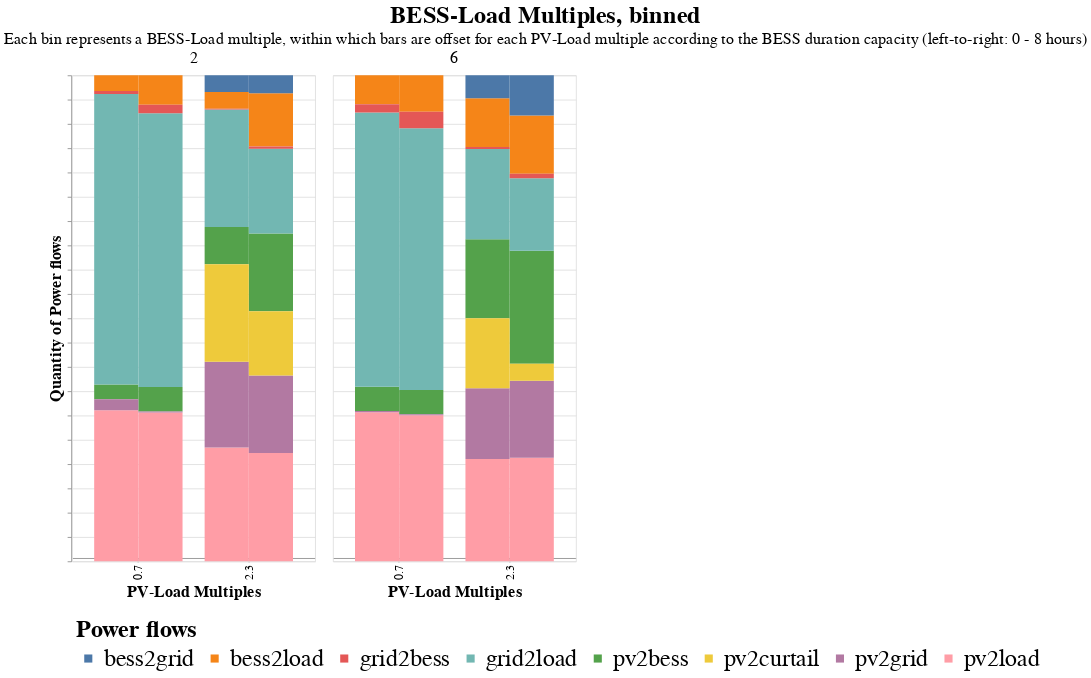

Notebook code cell kept with this figure:
### Code cell
# Select only the columns of interest
columns_of_interest = ['PV_Load_M', 'BESS_Load_M', 'T_BESS', 'pv2load', 'pv2bess', 'pv2grid', 'bess2load', 'bess2grid', 'grid2load', 'grid2bess', 'pv2curtail']
subset_data = results_env[columns_of_interest]

# Melt the DataFrame to long format
melted_data = subset_data.melt(id_vars=['PV_Load_M', 'BESS_Load_M', 'T_BESS'], var_name='source', value_name='value')

# Plot stacked bar chart
quant= alt.Chart(
    melted_data,
    title= alt.TitleParams(
        text= 'BESS-Load Multiples, binned',
        subtitle= 'Each bin represents a BESS-Load multiple, within which bars are offset for each PV-Load multiple according to the BESS duration capacity (left-to-right: 0 - 8 hours)',
        anchor= 'middle',
        fontSize= 30,
        subtitleFontSize= 20
    )
).mark_bar().encode(
    x=alt.X('PV_Load_M:O', title='PV-Load Multiples', axis=alt.Axis(offset= -5)),
    #x2=alt.X2('PV_Load_M:O', title='PV-Load Multiple'),# axis=alt.Axis(offset=-5)),
    #x=alt.X('T_BESS:N', title= 'BESS Duration', axis= alt.Axis(offset= -5)),
    xOffset= 'T_BESS:N',
    y=alt.Y('sum(value):Q', title='Quantity of Power flows', axis= alt.Axis(labels= False)).stack('normalize'),
    color=alt.Color('source:N', legend= alt.Legend(title= 'Power flows')),
    column= alt.Column('BESS_Load_M:N', title= '', header= alt.Header(labelFontSize= 20)),
    tooltip=['PV_Load_M', 'BESS_Load_M', 'T_BESS', 'source', 'value'],
    #size= alt.Size('T_BESS:Q').scale(domain= (-0.1, 2)),
    
).properties(
    width=300,
    height=600
).configure_axis(
    labelFontSize= 15,
    titleFontSize= 20,
).configure_legend(
    labelFontSize= 30,
    titleFontSize= 30,
    orient= 'bottom',
    padding= 5
)
# num= alt.Chart(melted_data).mark_bar().encode(
#     x=alt.X('PV_Load_M:O', title='PV-Load Multiple', axis=alt.Axis(offset=-5)),
#     y=alt.Y('sum(value):Q', title='Quantity'),
#     color='source:N',
#     column= alt.Column('BESS_Load_M:N', title= 'BESS-Load Multiple, binned'),
#     tooltip=['PV_Load_M', 'BESS_Load_M', 'source', 'value'],
#     size= alt.Size('T_BESS:N').scale(domain= (-0.1, 2))
# ).properties(
#     width=300,
#     height=600
# )

quant

### Figure 1 — Vega-Lite specification as saved in the notebook (floating-point values rounded to 4 significant figures)
{"config": {"view": {"continuousWidth": 300, "continuousHeight": 300}, "axis": {"labelFontSize": 15, "titleFontSize": 20}, "legend": {"labelFontSize": 30, "orient": "bottom", "padding": 5, "titleFontSize": 30}}, "data": {"name": "data-408318643f3da3c957ea3a3c9b8e534e"}, "mark": {"type": "bar"}, "encoding": {"color": {"field": "source", "legend": {"title": "Power flows"}, "type": "nominal"}, "column": {"field": "BESS_Load_M", "header": {"labelFontSize": 20}, "title": "", "type": "nominal"}, "tooltip": [{"field": "PV_Load_M", "type": "quantitative"}, {"field": "BESS_Load_M", "type": "quantitative"}, {"field": "T_BESS", "type": "quantitative"}, {"field": "source", "type": "nominal"}, {"field": "value", "type": "quantitative"}], "x": {"axis": {"offset": -5}, "field": "PV_Load_M", "title": "PV-Load Multiples", "type": "ordinal"}, "xOffset": {"field": "T_BESS", "type": "nominal"}, "y": {"aggregate": "sum", "axis": {"labels": false}, "field": "value", "stack": "normalize", "title": "Quantity of Power flows", "type": "quantitative"}}, "height": 600, "title": {"text": "BESS-Load Multiples, binned", "anchor": "middle", "fontSize": 30, "subtitle": "Each bin represents a BESS-Load multiple, within which bars are offset for each PV-Load multiple according to the BESS duration capacity (left-to-right: 0 - 8 hours)", "subtitleFontSize": 20}, "width": 300, "$schema": "https://vega.github.io/schema/vega-lite/v5.8.0.json", "datasets": {"data-408318643f3da3c957ea3a3c9b8e534e": [{"PV_Load_M": 0.7, "BESS_Load_M": 2.0, "T_BESS": 1.0, "source": "pv2load", "value": 6294878}, {"PV_Load_M": 0.7, "BESS_Load_M": 2.0, "T_BESS": 4.0, "source": "pv2load", "value": 6289270}, {"PV_Load_M": 0.7, "BESS_Load_M": 6.0, "T_BESS": 1.0, "source": "pv2load", "value": 6294878}, {"PV_Load_M": 0.7, "BESS_Load_M": 6.0, "T_BESS": 4.0, "source": "pv2load", "value": 6290468}, {"PV_Load_M": 2.3, "BESS_Load_M": 2.0, "T_BESS": 1.0, "source": "pv2load", "value": 8796130}, {"PV_Load_M": 2.3, "BESS_Load_M": 2.0, "T_BESS": 4.0, "source": "pv2load", "value": 8524440}, {"PV_Load_M": 2.3, "BESS_Load_M": 6.0, "T_BESS": 1.0, "source": "pv2load", "value": 8199405}, {"PV_Load_M": 2.3, "BESS_Load_M": 6.0, "T_BESS": 4.0, "source": "pv2load", "value": 8594996}, {"PV_Load_M": 0.7, "BESS_Load_M": 2.0, "T_BESS": 1.0, "source": "pv2bess", "value": 614833}, {"PV_Load_M": 0.7, "BESS_Load_M": 2.0, "T_BESS": 4.0, "source": "pv2bess", "value": 1036433}, {"PV_Load_M": 0.7, "BESS_Load_M": 6.0, "T_BESS": 1.0, "source": "pv2bess", "value": 1020238}, {"PV_Load_M": 0.7, "BESS_Load_M": 6.0, "T_BESS": 4.0, "source": "pv2bess", "value": 1035235}, {"PV_Load_M": 2.3, "BESS_Load_M": 2.0, "T_BESS": 1.0, "source": "pv2bess", "value": 2875335}, {"PV_Load_M": 2.3, "BESS_Load_M": 2.0, "T_BESS": 4.0, "source": "pv2bess", "value": 6122895}, {"PV_Load_M": 2.3, "BESS_Load_M": 6.0, "T_BESS": 1.0, "source": "pv2bess", "value": 6326449}, {"PV_Load_M": 2.3, "BESS_Load_M": 6.0, "T_BESS": 4.0, "source": "pv2bess", "value": 9387902}, {"PV_Load_M": 0.7, "BESS_Load_M": 2.0, "T_BESS": 1.0, "source": "pv2grid", "value": 461276}, {"PV_Load_M": 0.7, "BESS_Load_M": 2.0, "T_BESS": 4.0, "source": "pv2grid", "value": 45320}, {"PV_Load_M": 0.7, "BESS_Load_M": 6.0, "T_BESS": 1.0, "source": "pv2grid", "value": 55907}, {"PV_Load_M": 0.7, "BESS_Load_M": 6.0, "T_BESS": 4.0, "source": "pv2grid", "value": 45320}, {"PV_Load_M": 2.3, "BESS_Load_M": 2.0, "T_BESS": 1.0, "source": "pv2grid", "value": 6618312}, {"PV_Load_M": 2.3, "BESS_Load_M": 2.0, "T_BESS": 4.0, "source": "pv2grid", "value": 6100916}, {"PV_Load_M": 2.3, "BESS_Load_M": 6.0, "T_BESS": 1.0, "source": "pv2grid", "value": 5669749}, {"PV_Load_M": 2.3, "BESS_Load_M": 6.0, "T_BESS": 4.0, "source": "pv2grid", "value": 6414992}, {"PV_Load_M": 0.7, "BESS_Load_M": 2.0, "T_BESS": 1.0, "source": "bess2load", "value": 654656}, {"PV_Load_M": 0.7, "BESS_Load_M": 2.0, "T_BESS": 4.0, "source": "bess2load", "value": 1246446}, {"PV_Load_M": 0.7, "BESS_Load_M": 6.0, "T_BESS": 1.0, "source": "bess2load", "value": 1220889}, {"PV_Load_M": 0.7, "BESS_Load_M": 6.0, "T_BESS": 4.0, "source": "bess2load", "value": 1570414}, {"PV_Load_M": 2.3, "BESS_Load_M": 2.0, "T_BESS": 1.0, "source": "bess2load", "value": 1308012}, {"PV_Load_M": 2.3, "BESS_Load_M": 2.0, "T_BESS": 4.0, "source": "bess2load", "value": 4183670}, {"PV_Load_M": 2.3, "BESS_Load_M": 6.0, "T_BESS": 1.0, "source": "bess2load", "value": 3911220}, {"PV_Load_M": 2.3, "BESS_Load_M": 6.0, "T_BESS": 4.0, "source": "bess2load", "value": 4820588}, {"PV_Load_M": 0.7, "BESS_Load_M": 2.0, "T_BESS": 1.0, "source": "bess2grid", "value": 0}, {"PV_Load_M": 0.7, "BESS_Load_M": 2.0, "T_BESS": 4.0, "source": "bess2grid", "value": 0}, {"PV_Load_M": 0.7, "BESS_Load_M": 6.0, "T_BESS": 1.0, "source": "bess2grid", "value": 0}, {"PV_Load_M": 0.7, "BESS_Load_M": 6.0, "T_BESS": 4.0, "source": "bess2grid", "value": 0}, {"PV_Load_M": 2.3, "BESS_Load_M": 2.0, "T_BESS": 1.0, "source": "bess2grid", "value": 1278061}, {"PV_Load_M": 2.3, "BESS_Load_M": 2.0, "T_BESS": 4.0, "source": "bess2grid", "value": 1412816}, {"PV_Load_M": 2.3, "BESS_Load_M": 6.0, "T_BESS": 1.0, "source": "bess2grid", "value": 1829203}, {"PV_Load_M": 2.3, "BESS_Load_M": 6.0, "T_BESS": 4.0, "source": "bess2grid", "value": 3344686}, {"PV_Load_M": 0.7, "BESS_Load_M": 2.0, "T_BESS": 1.0, "source": "grid2load", "value": 12117909}, {"PV_Load_M": 0.7, "BESS_Load_M": 2.0, "T_BESS": 4.0, "source": "grid2load", "value": 11572241}, {"PV_Load_M": 0.7, "BESS_Load_M": 6.0, "T_BESS": 1.0, "source": "grid2load", "value": 11590597}, {"PV_Load_M": 0.7, "BESS_Load_M": 6.0, "T_BESS": 4.0, "source": "grid2load", "value": 11269364}, {"PV_Load_M": 2.3, "BESS_Load_M": 2.0, "T_BESS": 1.0, "source": "grid2load", "value": 9083460}, {"PV_Load_M": 2.3, "BESS_Load_M": 2.0, "T_BESS": 4.0, "source": "grid2load", "value": 6668923}, {"PV_Load_M": 2.3, "BESS_Load_M": 6.0, "T_BESS": 1.0, "source": "grid2load", "value": 7237878}, {"PV_Load_M": 2.3, "BESS_Load_M": 6.0, "T_BESS": 4.0, "source": "grid2load", "value": 6007246}, {"PV_Load_M": 0.7, "BESS_Load_M": 2.0, "T_BESS": 1.0, "source": "grid2bess", "value": 122044}, {"PV_Load_M": 0.7, "BESS_Load_M": 2.0, "T_BESS": 4.0, "source": "grid2bess", "value": 361369}, {"PV_Load_M": 0.7, "BESS_Load_M": 6.0, "T_BESS": 1.0, "source": "grid2bess", "value": 351222}, {"PV_Load_M": 0.7, "BESS_Load_M": 6.0, "T_BESS": 4.0, "source": "grid2bess", "value": 708427}, {"PV_Load_M": 2.3, "BESS_Load_M": 2.0, "T_BESS": 1.0, "source": "grid2bess", "value": 43967}, {"PV_Load_M": 2.3, "BESS_Load_M": 2.0, "T_BESS": 4.0, "source": "grid2bess", "value": 190112}, {"PV_Load_M": 2.3, "BESS_Load_M": 6.0, "T_BESS": 1.0, "source": "grid2bess", "value": 151653}, {"PV_Load_M": 2.3, "BESS_Load_M": 6.0, "T_BESS": 4.0, "source": "grid2bess", "value": 394016}, {"PV_Load_M": 0.7, "BESS_Load_M": 2.0, "T_BESS": 1.0, "source": "pv2curtail", "value": 0}, {"PV_Load_M": 0.7, "BESS_Load_M": 2.0, "T_BESS": 4.0, "source": "pv2curtail", "value": 0}, {"PV_Load_M": 0.7, "BESS_Load_M": 6.0, "T_BESS": 1.0, "source": "pv2curtail", "value": 0}, {"PV_Load_M": 0.7, "BESS_Load_M": 6.0, "T_BESS": 4.0, "source": "pv2curtail", "value": 0}, {"PV_Load_M": 2.3, "BESS_Load_M": 2.0, "T_BESS": 1.0, "source": "pv2curtail", "value": 7513927}, {"PV_Load_M": 2.3, "BESS_Load_M": 2.0, "T_BESS": 4.0, "source": "pv2curtail", "value": 5055696}, {"PV_Load_M": 2.3, "BESS_Load_M": 6.0, "T_BESS": 1.0, "source": "pv2curtail", "value": 5608414}, {"PV_Load_M": 2.3, "BESS_Load_M": 6.0, "T_BESS": 4.0, "source": "pv2curtail", "value": 1406057}]}}
